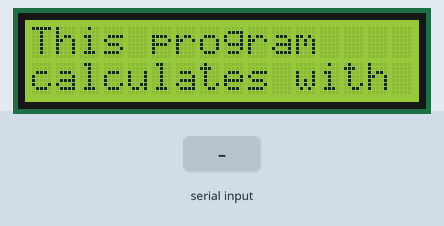
Recording of a sketch running on a simulated Arduino Uno, built with avr-gcc and run on an emulated ATmega328P. Parts: 16×2 character LCD. The test bench sets the inputs (shaded band). What the sketch prints to the serial monitor is not drawn.

Above: at 6.2 s.
6.3 s: "1\n" received over Serial
At 12.4 s:
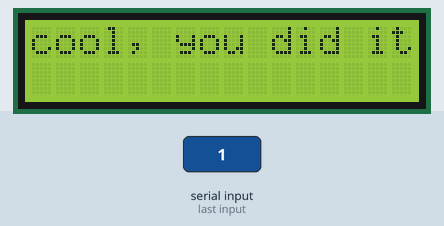
14.9 s: byte 49 (49) received over Serial
At 23.2 s:
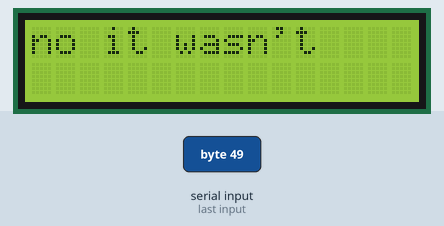
29.1 s: byte 50 (50) received over Serial
At 30.4 s:
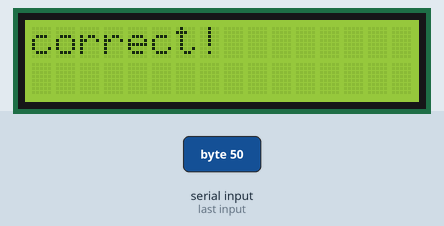
36.3 s: "0\n" received over Serial
At 39.8 s:
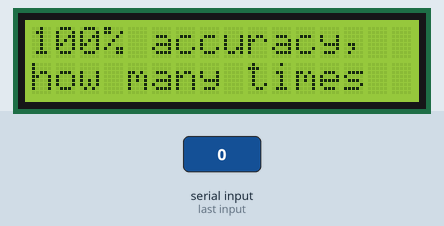
44.5 s: "2\n" received over Serial
At 45.2 s:
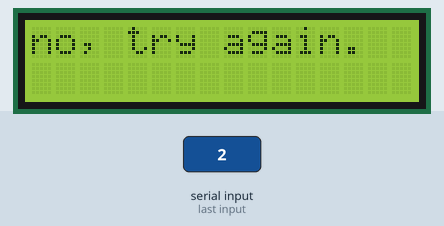
Timing chart, 0 to 47.0 s (numbered marks = the images above; inputs shaded):
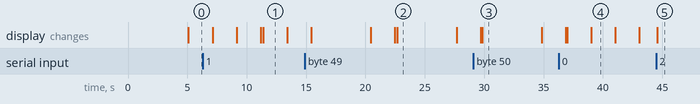

Measured:
- after the input at 6.3 s, the display: first differs from a run without the input after 5.1 s (image 1)
- after the input at 14.9 s, the display: first differs from a run without the input after 7.8 s (image 2)
- after the input at 29.1 s, the display: first differs from a run without the input after 0.73 s (image 3)
- after the input at 36.3 s, the display: first differs from a run without the input after 0.70 s (image 4 shows a later state)
- after the input at 44.5 s, the display: changes after 0.10 s (image 5)
- what the display in image 1 shows lasts 2.0 s, from 11.4 s to 13.4 s
- what the display in image 2 shows lasts 5.0 s, from 22.7 s to 27.7 s

The sketch:

Wankometer.ino
```cpp
#include <LiquidCrystal_I2C.h>

char answer;
int quesAns;

int defDelay = 2000;

LiquidCrystal_I2C lcd(0x27, 16, 2);

void setup() {
  lcd.noBacklight();
  Serial.begin(9600);
  delay(5000);
  lcd.init();
  lcd.backlight();
  Serial.println("<Arduino is ready>");
}

void loop() {
  intro();
}

void intro() {

  lcd.clear();
  lcd.print("This program");
  lcd.setCursor(0, 1);
  lcd.print("calculates with");
  delay(defDelay);
  lcd.clear();
  lcd.print("100% accuracy,");
  lcd.setCursor(0, 1);
  lcd.print("how many times");
  delay(defDelay);
  lcd.clear();
  lcd.print("Palooka wanks");
  lcd.setCursor(0, 1);
  lcd.print("in a given day");
  delay(2000);
  answer = 10;
  press1();
}

void press1() {
  lcd.clear();
        lcd.print("Press 1 to");
    lcd.setCursor(0, 1);
    lcd.print("continue");
  while (answer == 10) {
    delay(100);
    if (Serial.available() > 0) {
      answer = Serial.read();
      Serial.print(answer, DEC);
    }
    if (answer == 49) {
      lcd.clear();
      lcd.print("cool, you did it");
      delay(defDelay);
      lcd.clear();
      lcd.print("Remember, press");
      lcd.setCursor(0, 1);
      lcd.print("1 for yes and");
      delay(defDelay);
      lcd.clear();
      lcd.print("2 for no");
      delay(5000);
      ques1();
    }
    else if ((answer != 10) && (answer != 49)) {
      lcd.clear();
      lcd.print("no, try again.");
      lcd.setCursor(0, 1);
      delay(100);
      answer = 10;
    }
  }
}

void ques1() {
  answer = 10;

  lcd.clear();
  lcd.print("Question 1:");
  delay(defDelay);
  lcd.clear();
  lcd.print("Was Half-Life 3");
  lcd.setCursor(0, 1);
  lcd.print("announced?");
  while (answer == 10) {
    delay(100);
    if (Serial.available() > 0) {
      answer = Serial.read();
      Serial.print(answer, DEC);
    }
    if (answer == 49) {
      lcd.clear();
      lcd.print("no it wasn't");
      delay(5000);
      ques1();
    }
    else if (answer == 50) {
      lcd.clear();
      lcd.print("correct!");
      delay(5000);
      ques1();
    }
  }
}
```
